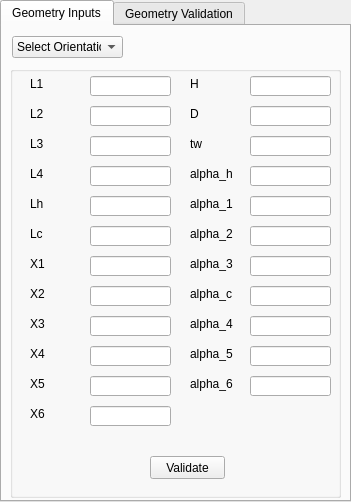
   <widget class="QTabWidget" name="TW_geom">
    <property name="geometry">
     <rect>
      <x>6</x>
      <y>5</y>
      <width>351</width>
      <height>502</height>
     </rect>
    </property>
    <property name="currentIndex">
     <number>0</number>
    </property>
    <widget class="QWidget" name="tab_Gin">
     <attribute name="title">
      <string>Geometry Inputs</string>
     </attribute>
     <widget class="QComboBox" name="PUM_Orientation">
      <property name="geometry">
       <rect>
        <x>10</x>
        <y>10</y>
        <width>111</width>
        <height>22</height>
       </rect>
      </property>
      <property name="currentText">
       <string>Select Orientation</string>
      </property>
      <item>
       <property name="text">
        <string>Select Orientation</string>
       </property>
      </item>
      <item>
       <property name="text">
        <string>HHHC_CW</string>
       </property>
      </item>
      <item>
       <property name="text">
        <string>HHHC_CCW</string>
       </property>
      </item>
      <item>
       <property name="text">
        <string>VHHC_CW</string>
       </property>
      </item>
      <item>
       <property name="text">
        <string>VHHC_CCW</string>
       </property>
      </item>
      <item>
       <property name="text">
        <string>HHVC_CW</string>
       </property>
      </item>
      <item>
       <property name="text">
        <string>HHVC_CCW</string>
       </property>
      </item>
      <item>
       <property name="text">
        <string>VHVC_CW</string>
       </property>
      </item>
      <item>
       <property name="text">
        <string>VHVC_CCW</string>
       </property>
      </item>
      <item>
       <property name="text">
        <string>VHVC2_CW</string>
       </property>
      </item>
      <item>
       <property name="text">
        <string>VHVC2_CCW</string>
       </property>
      </item>
      <item>
       <property name="text">
        <string>FreeForm</string>
       </property>
      </item>
     </widget>
     <widget class="QGroupBox" name="groupBox">
      <property name="geometry">
       <rect>
        <x>8</x>
        <y>40</y>
        <width>331</width>
        <height>432</height>
       </rect>
      </property>
      <property name="title">
       <string/>
      </property>
      <widget class="QLabel" name="label">
       <property name="geometry">
        <rect>
         <x>20</x>
         <y>10</y>
         <width>51</width>
         <height>16</height>
        </rect>
       </property>
       <property name="text">
        <string>L1</string>
       </property>
      </widget>
      <widget class="QLineEdit" name="LE_L1">
       <property name="geometry">
        <rect>
         <x>80</x>
         <y>10</y>
         <width>81</width>
         <height>20</height>
        </rect>
       </property>
      </widget>
      <widget class="QLabel" name="label_2">
       <property name="geometry">
        <rect>
         <x>20</x>
         <y>40</y>
         <width>51</width>
         <height>16</height>
        </rect>
       </property>
       <property name="text">
        <string>L2</string>
       </property>
      </widget>
      <widget class="QLineEdit" name="LE_L2">
       <property name="geometry">
        <rect>
         <x>80</x>
         <y>40</y>
         <width>81</width>
         <height>20</height>
        </rect>
       </property>
      </widget>
      <widget class="QLabel" name="label_3">
       <property name="geometry">
        <rect>
         <x>20</x>
         <y>70</y>
         <width>51</width>
         <height>16</height>
        </rect>
       </property>
       <property name="text">
        <string>L3</string>
       </property>
      </widget>
      <widget class="QLineEdit" name="LE_L4">
       <property name="geometry">
        <rect>
         <x>80</x>
         <y>100</y>
         <width>81</width>
         <height>20</height>
        </rect>
       </property>
      </widget>
      <widget class="QLabel" name="label_4">
       <property name="geometry">
        <rect>
         <x>20</x>
         <y>100</y>
         <width>51</width>
         <height>16</height>
        </rect>
       </property>
       <property name="text">
        <string>L4</string>
       </property>
      </widget>
      <widget class="QLineEdit" name="LE_L3">
       <property name="geometry">
        <rect>
         <x>80</x>
         <y>70</y>
         <width>81</width>
         <height>20</height>
        </rect>
       </property>
      </widget>
      <widget class="QLabel" name="label_5">
       <property name="geometry">
        <rect>
         <x>20</x>
         <y>130</y>
         <width>51</width>
         <height>16</height>
        </rect>
       </property>
       <property name="text">
        <string>Lh</string>
       </property>
      </widget>
      <widget class="QLabel" name="label_6">
       <property name="geometry">
        <rect>
         <x>20</x>
         <y>220</y>
         <width>51</width>
         <height>16</height>
        </rect>
       </property>
       <property name="text">
        <string>X2</string>
       </property>
      </widget>
      <widget class="QLineEdit" name="LE_X3">
       <property name="geometry">
        <rect>
         <x>80</x>
         <y>250</y>
         <width>81</width>
         <height>20</height>
        </rect>
       </property>
      </widget>
      <widget class="QLineEdit" name="LE_Lc">
       <property name="geometry">
        <rect>
         <x>80</x>
         <y>160</y>
         <width>81</width>
         <height>20</height>
        </rect>
       </property>
      </widget>
      <widget class="QLineEdit" name="LE_X6">
       <property name="geometry">
        <rect>
         <x>80</x>
         <y>340</y>
         <width>81</width>
         <height>20</height>
        </rect>
       </property>
      </widget>
      <widget class="QLabel" name="label_7">
       <property name="geometry">
        <rect>
         <x>20</x>
         <y>190</y>
         <width>51</width>
         <height>16</height>
        </rect>
       </property>
       <property name="text">
        <string>X1</string>
       </property>
      </widget>
      <widget class="QLineEdit" name="LE_Lh">
       <property name="geometry">
        <rect>
         <x>80</x>
         <y>130</y>
         <width>81</width>
         <height>20</height>
        </rect>
       </property>
      </widget>
      <widget class="QLabel" name="label_8">
       <property name="geometry">
        <rect>
         <x>20</x>
         <y>160</y>
         <width>51</width>
         <height>16</height>
        </rect>
       </property>
       <property name="text">
        <string>Lc</string>
       </property>
      </widget>
      <widget class="QLabel" name="label_14">
       <property name="geometry">
        <rect>
         <x>180</x>
         <y>70</y>
         <width>51</width>
         <height>16</height>
        </rect>
       </property>
       <property name="text">
        <string>tw</string>
       </property>
      </widget>
      <widget class="QLineEdit" name="LE_D">
       <property name="geometry">
        <rect>
         <x>240</x>
         <y>40</y>
         <width>81</width>
         <height>20</height>
        </rect>
       </property>
      </widget>
      <widget class="QLabel" name="label_16">
       <property name="geometry">
        <rect>
         <x>180</x>
         <y>10</y>
         <width>51</width>
         <height>16</height>
        </rect>
       </property>
       <property name="text">
        <string>H</string>
       </property>
      </widget>
      <widget class="QLabel" name="label_9">
       <property name="geometry">
        <rect>
         <x>180</x>
         <y>40</y>
         <width>51</width>
         <height>16</height>
        </rect>
       </property>
       <property name="text">
        <string>D</string>
       </property>
      </widget>
      <widget class="QLineEdit" name="LE_H">
       <property name="geometry">
        <rect>
         <x>240</x>
         <y>10</y>
         <width>81</width>
         <height>20</height>
        </rect>
       </property>
      </widget>
      <widget class="QLineEdit" name="LE_tw">
       <property name="geometry">
        <rect>
         <x>240</x>
         <y>70</y>
         <width>81</width>
         <height>20</height>
        </rect>
       </property>
      </widget>
      <widget class="QLabel" name="label_13">
       <property name="geometry">
        <rect>
         <x>20</x>
         <y>310</y>
         <width>51</width>
         <height>16</height>
        </rect>
       </property>
       <property name="text">
        <string>X5</string>
       </property>
      </widget>
      <widget class="QLineEdit" name="LE_alpha5">
       <property name="geometry">
        <rect>
         <x>240</x>
         <y>280</y>
         <width>81</width>
         <height>20</height>
        </rect>
       </property>
      </widget>
      <widget class="QLabel" name="label_46">
       <property name="geometry">
        <rect>
         <x>20</x>
         <y>250</y>
         <width>51</width>
         <height>16</height>
        </rect>
       </property>
       <property name="text">
        <string>X3</string>
       </property>
      </widget>
      <widget class="QLineEdit" name="LE_alphah">
       <property name="geometry">
        <rect>
         <x>240</x>
         <y>100</y>
         <width>81</width>
         <height>20</height>
        </rect>
       </property>
      </widget>
      <widget class="QLabel" name="label_47">
       <property name="geometry">
        <rect>
         <x>180</x>
         <y>130</y>
         <width>51</width>
         <height>16</height>
        </rect>
       </property>
       <property name="text">
        <string>alpha_1</string>
       </property>
      </widget>
      <widget class="QLabel" name="label_48">
       <property name="geometry">
        <rect>
         <x>180</x>
         <y>100</y>
         <width>51</width>
         <height>16</height>
        </rect>
       </property>
       <property name="text">
        <string>alpha_h</string>
       </property>
      </widget>
      <widget class="QLabel" name="label_49">
       <property name="geometry">
        <rect>
         <x>20</x>
         <y>340</y>
         <width>51</width>
         <height>16</height>
        </rect>
       </property>
       <property name="text">
        <string>X6</string>
       </property>
      </widget>
      <widget class="QLabel" name="label_50">
       <property name="geometry">
        <rect>
         <x>180</x>
         <y>310</y>
         <width>51</width>
         <height>16</height>
        </rect>
       </property>
       <property name="text">
        <string>alpha_6</string>
       </property>
      </widget>
      <widget class="QLineEdit" name="LE_alphac">
       <property name="geometry">
        <rect>
         <x>240</x>
         <y>220</y>
         <width>81</width>
         <height>20</height>
        </rect>
       </property>
      </widget>
      <widget class="QLineEdit" name="LE_alpha2">
       <property name="geometry">
        <rect>
         <x>240</x>
         <y>160</y>
         <width>81</width>
         <height>20</height>
        </rect>
       </property>
      </widget>
      <widget class="QLabel" name="label_51">
       <property name="geometry">
        <rect>
         <x>20</x>
         <y>280</y>
         <width>51</width>
         <height>16</height>
        </rect>
       </property>
       <property name="text">
        <string>X4</string>
       </property>
      </widget>
      <widget class="QLabel" name="label_52">
       <property name="geometry">
        <rect>
         <x>180</x>
         <y>280</y>
         <width>51</width>
         <height>16</height>
        </rect>
       </property>
       <property name="text">
        <string>alpha_5</string>
       </property>
      </widget>
      <widget class="QLineEdit" name="LE_X5">
       <property name="geometry">
        <rect>
         <x>80</x>
         <y>310</y>
         <width>81</width>
         <height>20</height>
        </rect>
       </property>
      </widget>
      <widget class="QLineEdit" name="LE_X1">
       <property name="geometry">
        <rect>
         <x>80</x>
         <y>190</y>
         <width>81</width>
         <height>20</height>
        </rect>
       </property>
      </widget>
      <widget class="QLabel" name="label_53">
       <property name="geometry">
        <rect>
         <x>180</x>
         <y>190</y>
         <width>51</width>
         <height>16</height>
        </rect>
       </property>
       <property name="text">
        <string>alpha_3</string>
       </property>
      </widget>
      <widget class="QLineEdit" name="LE_alpha3">
       <property name="geometry">
        <rect>
         <x>240</x>
         <y>190</y>
         <width>81</width>
         <height>20</height>
        </rect>
       </property>
      </widget>
      <widget class="QLineEdit" name="LE_X4">
       <property name="enabled">
        <bool>true</bool>
       </property>
       <property name="geometry">
        <rect>
         <x>80</x>
         <y>280</y>
         <width>81</width>
         <height>20</height>
        </rect>
       </property>
      </widget>
      <widget class="QLineEdit" name="LE_alpha6">
       <property name="geometry">
        <rect>
         <x>240</x>
         <y>310</y>
         <width>81</width>
         <height>20</height>
        </rect>
       </property>
      </widget>
      <widget class="QLabel" name="label_54">
       <property name="geometry">
        <rect>
         <x>180</x>
         <y>160</y>
         <width>51</width>
         <height>16</height>
        </rect>
       </property>
       <property name="text">
        <string>alpha_2</string>
       </property>
      </widget>
      <widget class="QLineEdit" name="LE_X2">
       <property name="geometry">
        <rect>
         <x>80</x>
         <y>220</y>
         <width>81</width>
         <height>20</height>
        </rect>
       </property>
      </widget>
      <widget class="QLabel" name="label_55">
       <property name="geometry">
        <rect>
         <x>180</x>
         <y>250</y>
         <width>51</width>
         <height>16</height>
        </rect>
       </property>
       <property name="text">
        <string>alpha_4</string>
       </property>
      </widget>
      <widget class="QLabel" name="label_63">
       <property name="geometry">
        <rect>
         <x>180</x>
         <y>220</y>
         <width>51</width>
         <height>16</height>
        </rect>
       </property>
       <property name="text">
        <string>alpha_c</string>
       </property>
      </widget>
      <widget class="QLineEdit" name="LE_alpha1">
       <property name="geometry">
        <rect>
         <x>240</x>
         <y>130</y>
         <width>81</width>
         <height>20</height>
        </rect>
       </property>
      </widget>
      <widget class="QLineEdit" name="LE_alpha4">
       <property name="geometry">
        <rect>
         <x>240</x>
         <y>250</y>
         <width>81</width>
         <height>20</height>
        </rect>
       </property>
      </widget>
      <widget class="QPushButton" name="PB_Validate">
       <property name="geometry">
        <rect>
         <x>140</x>
         <y>390</y>
         <width>75</width>
         <height>23</height>
        </rect>
       </property>
       <property name="text">
        <string>Validate</string>
       </property>
      </widget>
     </widget>
    </widget>
    <widget class="QWidget" name="tab_GVal">
     <attribute name="title">
      <string>Geometry Validation</string>
     </attribute>
     <widget class="MplWidget" name="MplWidget_geometry" native="true">
      <property name="geometry">
       <rect>
        <x>5</x>
        <y>5</y>
        <width>336</width>
        <height>351</height>
       </rect>
      </property>
     </widget>
     <widget class="QTextEdit" name="TE_validation">
      <property name="geometry">
       <rect>
        <x>6</x>
        <y>360</y>
        <width>335</width>
        <height>111</height>
       </rect>
      </property>
      <property name="readOnly">
       <bool>true</bool>
      </property>
     </widget>
    </widget>
   </widget>
